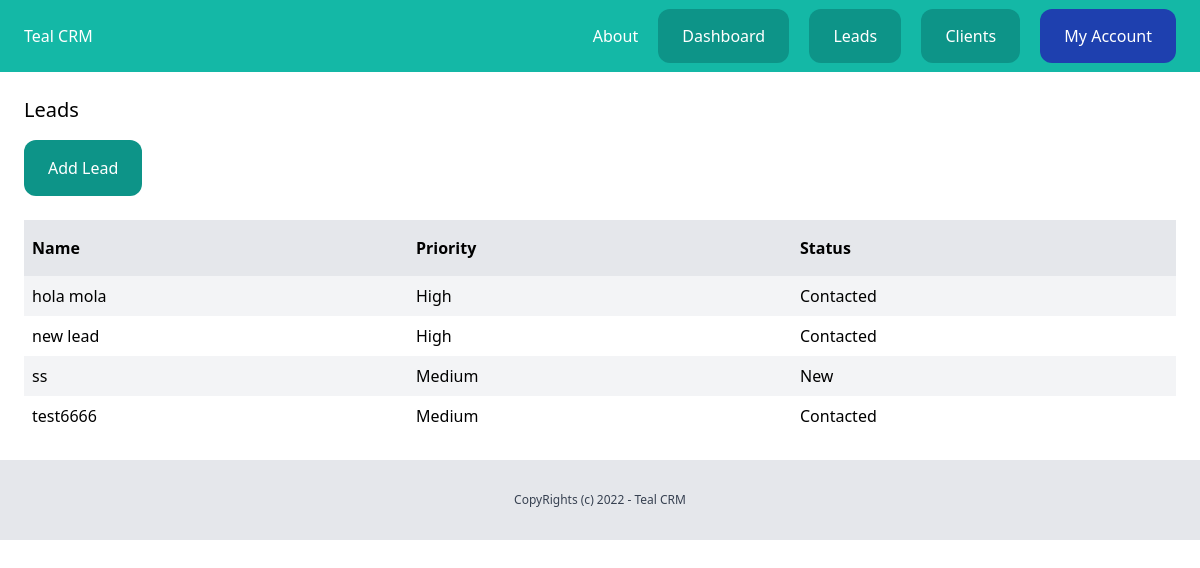
Screenshot of /dashboard/leads/ (signed in) with the database file from the repository.
### lead/models.py (models this page shows, shortened)
class Lead(models.Model):
    LOW = 'low'
    MEDIUM = 'medium'
    HIGH = 'high'
    CHOICES_PRIORITY = (
        (LOW , 'Low'),
        (MEDIUM , 'Medium'),
        (HIGH , 'High'),
        )
    NEW = 'new'
    CONTACTED = 'contacted'
    LOST = 'lost'
    WON ='won'
    CHOICES_STATUS = (
        (NEW , 'New'),
        (CONTACTED , 'Contacted'),
        (LOST , 'Lost'),
        (WON , 'Won'),
        )
    team = models.ForeignKey(Team, related_name='leads',on_delete=models.CASCADE)
    name = models.CharField(max_length=255)
    email = models.EmailField()
    description = models.TextField(blank=True,null=True)
    created_by = models.ForeignKey(User, on_delete=models.CASCADE , related_name='leads')
    created_at = models.DateTimeField(auto_now_add=True)
    priority = models.CharField(max_length=10,choices=CHOICES_PRIORITY,default=MEDIUM)
    status = models.CharField(max_length=10,choices=CHOICES_STATUS,default=NEW)
    modified = models.DateTimeField(auto_now=True)
    converted_to_client = models.BooleanField(default=False)
    class Meta:
        ordering = ('name',)

### lead/views.py (the view)
# urls.py: path('', views.LeadListView.as_view(),name='leads-list'),
class LeadListView(ListView):
    model =Lead
    context_object_name = 'leads'
    template_name = 'lead/leads_list.html'
    @method_decorator(login_required)
    def dispatch(self,  *args, **kwargs) :
        return super().dispatch(*args, **kwargs)
    def get_queryset(self):
        queryset =  super(LeadListView, self).get_queryset()
        queryset = queryset.filter(created_by =self.request.user,converted_to_client = False)
        return queryset

### lead/templates/lead/leads_list.html (shortened to what this page needs)
{% extends 'core/base.html' %}
{% block content %}
<div class="py-6 px-6">
    <h1 class="mb-4 text-xl">Leads</h1>
    <a href="{% url 'add-lead' %}" class="inline-block py-4 px-6 bg-teal-600 rounded-xl text-white">Add Lead</a>
    {% if leads %}
        <div class="mt-6 flex justify-between">
            <p class="py-4 px-2 bg-gray-200 font-semibold w-full">Name</p>
            <p class="py-4 px-2 bg-gray-200 font-semibold w-full">Priority</p>
            <p class="py-4 px-2 bg-gray-200 font-semibold w-full">Status</p>
        </div>
        {% for lead in leads %}
        <div class="flex justify-between">
            <p class="py-2 px-2 w-full {% cycle 'bg-gray-100' '' %}">
                <a href="{% url 'lead-details' lead.id %}">
                    {{ lead.name }}
                </a>
            </p>
            <p class="py-2 px-2 w-full {% cycle 'bg-gray-100' '' %}">{{ lead.get_priority_display }}</p>
            <p class="py-2 px-2 w-full {% cycle 'bg-gray-100' '' %}">{{ lead.get_status_display }}</p>
        </div>
        {% endfor %}
    {% else %}
        <p class="py-2 px-2">There are no lead in DataBase Yet...</p>
    {% endif %}
</div>
{% endblock content %}

### rows the page displays
Lead: name "hola mola", priority "High", status "Contacted"
Lead: name "new lead", priority "High", status "Contacted"
Lead: name "ss", priority "Medium", status "New"
Lead: name "test6666", priority "Medium", status "Contacted"
